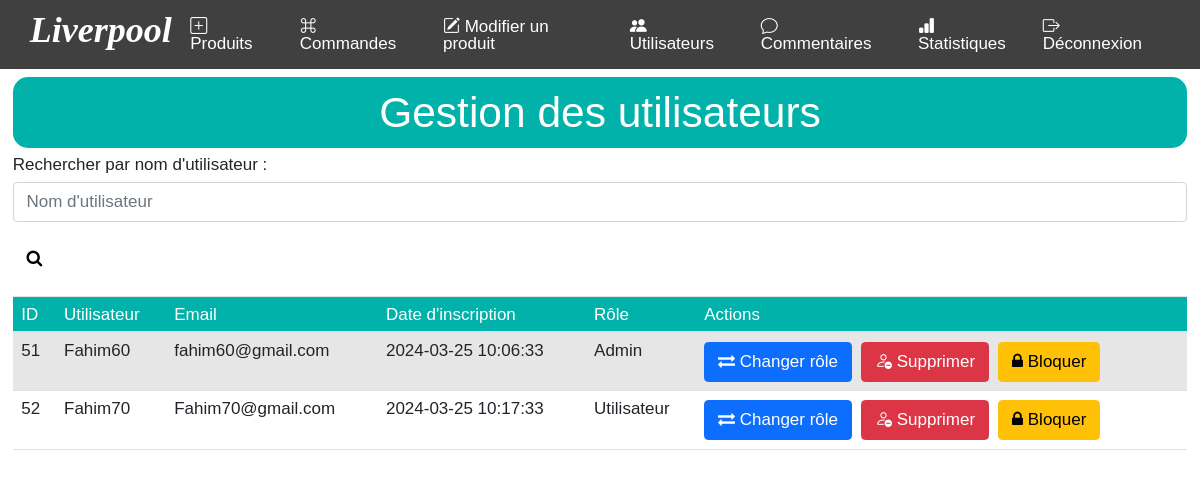
The app's page /gestion_users.php (signed in) with its own data.
### tables this page shows
CREATE TABLE IF NOT EXISTS `users` (
  `user_id` int(11) NOT NULL AUTO_INCREMENT,
  `uidUsers` tinytext NOT NULL,
  `emailUsers` tinytext NOT NULL,
  `pwdUsers` longtext NOT NULL,
  `reg_date` timestamp NOT NULL DEFAULT CURRENT_TIMESTAMP,
  `role_id` int(11) NOT NULL DEFAULT '1',
  `is_blocked` tinyint(4) NOT NULL,
  PRIMARY KEY (`user_id`),
  KEY `role_id` (`role_id`)
);

### gestion_users.php (the view, shortened to what this page needs)
<?php
require 'includes/dbh.inc.php';
if (isset($_SESSION['user_id']) && $_SESSION['role'] == 2) {
    $select_query = "SELECT * FROM users";
    $result = $conn->query($select_query);
    require "header.php";
    ?><br><br><br>
    <div class="container">
        <h1 class="text-center" style="background-color:  #00B2A9; border-radius: 15px; color: white; padding: 10px;">Gestion des utilisateurs</h1>
        <form method="get" action="">
            <div class="form-group">
                <label for="username">Rechercher par nom d'utilisateur :</label>
                <input type="text" class="form-control" id="username" name="username" placeholder="Nom d'utilisateur">
            </div>
            <button class="btn btn" style="color: black;" type="submit"><i class="fa fa-search"></i></button>
        </form><br>
<?php
} else {
    echo "<p>Accès refusé. Vous devez être connecté en tant qu'administrateur pour accéder à cette page.</p>";
}
?>
        <?php if ($result->num_rows > 0) { ?>
            <table class="table table-striped">
                <thead style="background-color: #00B2A9; color: white;">
                    <tr>
                        <th>ID</th>
                        <th>Utilisateur</th>
                        <th>Email</th>
                        <th>Date d'inscription</th>
                        <th>Rôle</th>
                        <th>Actions</th>
                    </tr>
                </thead>
                <tbody>
                    <?php while ($row = $result->fetch_assoc()) { ?>
                        <tr>
                            <td><?php echo $row['user_id']; ?></td>
                            <td><?php echo $row['uidUsers']; ?></td>
                            <td><?php echo $row['emailUsers']; ?></td>
                            <td><?php echo $row['reg_date']; ?></td>
                            <td><?php echo ($row['role_id'] == 1 ? 'Utilisateur' : 'Admin'); ?></td>
                            <td>
                                <form method="post" action="">
                                    <button class="btn btn-primary" type="submit" name="change_role"><i class="fa fa-exchange"></i> Changer rôle</button>&nbsp;
                                    <button class="btn btn-danger" type="submit" name="delete_user"><i class="bi-person-dash"></i> Supprimer</button>&nbsp;
                                    <button class="btn btn-warning" type="submit" name="block_user">
                                        <?php if ($row['is_blocked'] == 1) { ?>
                                            <i class="fa fa-unlock"></i> Débloquer
                                        <?php } else { ?>
                                            <i class="fa fa-lock"></i> Bloquer
                                        <?php } ?>
                                    </button>
                                </form>
                            </td>
                        </tr>
                    <?php } ?>
                </tbody>
            </table>
        <?php } else { ?>
            <p>Aucun utilisateur trouvé.</p>
        <?php } ?>
    </div>

### css/c.css (style rules this page uses)
* { margin: 0; padding: 0; font-family: 'Century Gothic', sans-serif; font-size: 17px; font-weight: normal; line-height: 1; }
body { overflow-y: scroll; overflow-x: hidden; }

### header.php (style rules this page uses)
.container { background: #fff; }
@media (min-width: 1130px) { .container { max-width: 1330px; } }

### records on screen
users: user_id "51", uidUsers "Fahim60", emailUsers "fahim60@gmail.com", reg_date "2024-03-25 10:06:33", shows "Admin", is_blocked 0 (drawn)
users: user_id "52", uidUsers "Fahim70", emailUsers "Fahim70@gmail.com", reg_date "2024-03-25 10:17:33", shows "Utilisateur", is_blocked 0 (drawn)
